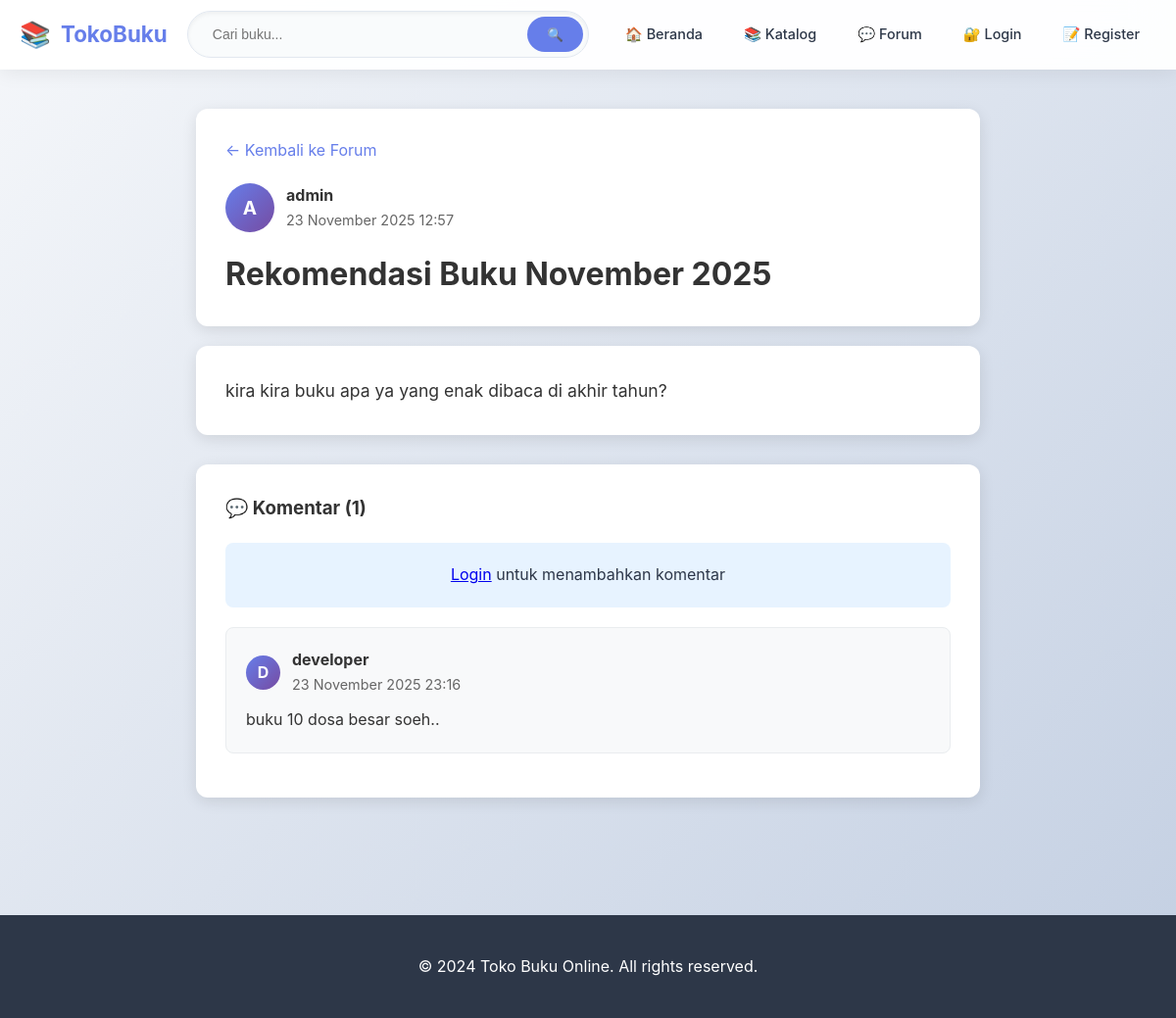
The page /discussion/1 on the database its author committed.
### bookstore/app.py (models this page shows)
class User(db.Model):
    id = db.Column(db.Integer, primary_key=True)
    username = db.Column(db.String(80), unique=True, nullable=False)
    email = db.Column(db.String(120), unique=True, nullable=False)
    password = db.Column(db.String(200), nullable=False)
    created_at = db.Column(db.DateTime, default=datetime.utcnow)
    is_admin = db.Column(db.Boolean, default=False)

class Discussion(db.Model):
    id = db.Column(db.Integer, primary_key=True)
    user_id = db.Column(db.Integer, db.ForeignKey('user.id'), nullable=False)
    title = db.Column(db.String(200), nullable=False)
    content = db.Column(db.Text, nullable=False)
    created_at = db.Column(db.DateTime, default=datetime.utcnow)
    updated_at = db.Column(db.DateTime, default=datetime.utcnow, onupdate=datetime.utcnow)
    is_public = db.Column(db.Boolean, default=True)
    user = db.relationship('User', backref='discussions')
    comments = db.relationship('DiscussionComment', backref='discussion', lazy=True, cascade='all, delete-orphan')
    likes = db.relationship('DiscussionLike', backref='discussion', lazy=True, cascade='all, delete-orphan')

class DiscussionComment(db.Model):
    id = db.Column(db.Integer, primary_key=True)
    user_id = db.Column(db.Integer, db.ForeignKey('user.id'), nullable=False)
    discussion_id = db.Column(db.Integer, db.ForeignKey('discussion.id'), nullable=False)
    content = db.Column(db.Text, nullable=False)
    created_at = db.Column(db.DateTime, default=datetime.utcnow)
    updated_at = db.Column(db.DateTime, default=datetime.utcnow, onupdate=datetime.utcnow)
    user = db.relationship('User', backref='discussion_comments')
    likes = db.relationship('CommentLike', backref='comment', lazy=True, cascade='all, delete-orphan')

### bookstore/app.py (the view)
@app.route('/discussion/<int:discussion_id>')
def discussion_detail(discussion_id):
    discussion = Discussion.query.get_or_404(discussion_id)
    if not discussion.is_public and discussion.user_id != session.get('user_id'):
        flash('Diskusi ini bersifat private!', 'error')
        return redirect(url_for('discussion_forum'))
    comments = DiscussionComment.query.filter_by(discussion_id=discussion_id).order_by(DiscussionComment.created_at.asc()).all()
    user_liked = False
    if 'user_id' in session:
        user_liked = DiscussionLike.query.filter_by(
            user_id=session['user_id'],
            discussion_id=discussion_id
        ).first() is not None
    return render_template('discussion/detail.html',
                         discussion=discussion,
                         comments=comments,
                         user_liked=user_liked)

### bookstore/templates/discussion/detail.html (shortened to what this page needs)
{% extends "base.html" %}
{% block content %}
<div class="container">
    <div class="discussion-detail">
        <div class="discussion-header">
            <a href="{{ url_for('discussion_forum') }}" class="back-link">← Kembali ke Forum</a>
            <div class="discussion-meta">
                <div class="user-info">
                    <div class="user-avatar">
                        {{ discussion.user.username[0]|upper }}
                    </div>
                    <div class="user-details">
                        <strong>{{ discussion.user.username }}</strong>
                        <span class="post-time">{{ discussion.created_at.strftime('%d %B %Y %H:%M') }}</span>
                    </div>
                </div>
            </div>
            <h1>{{ discussion.title }}</h1>
        </div>
        <div class="discussion-content">
            <div class="content-body">
                {{ discussion.content|replace('\n', '<br>')|safe }}
            </div>
        </div>
        <div class="comments-section">
            <h3>💬 Komentar ({{ comments|length }})</h3>
            {% if session.get('user_id') %}
            <div class="comment-form">
                <form method="POST" action="{{ url_for('add_comment', discussion_id=discussion.id) }}">
                    <div class="form-group">
                        <textarea class="form-control" name="content" rows="4"
                                  placeholder="Tulis komentar Anda..." required></textarea>
                    </div>
                    <button type="submit" class="btn btn-primary">Kirim Komentar</button>
                </form>
            </div>
            {% else %}
            <div class="login-prompt">
                <a href="{{ url_for('login') }}">Login</a> untuk menambahkan komentar
            </div>
            {% endif %}
            <div class="comments-list">
                {% for comment in comments %}
                <div class="comment-card" data-comment-id="{{ comment.id }}">
                    <div class="comment-header">
                        <div class="user-info">
                            <div class="user-avatar small">
                                {{ comment.user.username[0]|upper }}
                            </div>
                            <div class="user-details">
                                <strong>{{ comment.user.username }}</strong>
                                <span class="comment-time">{{ comment.created_at.strftime('%d %B %Y %H:%M') }}</span>
                            </div>
                        </div>
                    </div>
                    <div class="comment-content">
                        {{ comment.content|replace('\n', '<br>')|safe }}
                    </div>
                </div>
                {% else %}
                <div class="no-comments">
                    <p>Belum ada komentar. Jadilah yang pertama berkomentar!</p>
                </div>
                {% endfor %}
            </div>
        </div>
    </div>
</div>
{% endblock %}

### bookstore/static/css/style.css (style rules this page uses)
:root { --primary: #667eea; --primary-light: #8a9ef5; --primary-dark: #5a6fd8; --secondary: #764ba2; --accent: #f093fb; --success: #4CAF50; --warning: #FF9800; --error: #f44336; --text: #2d3748; --text-light: #718096; --bg: #f7fafc; --bg-card: #ffffff; --border: #e2e8f0; --shadow: 0 4px 6px -1px rgba(0, 0, 0, 0.1), 0 2px 4px -1px rgba(0, 0, 0, 0.06); --shadow-hover: 0 10px 15px -3px rgba(0, 0, 0, 0.1), 0 4px 6px -2px rgba(0, 0, 0, 0.05); }
* { margin: 0; padding: 0; box-sizing: border-box; }
body { font-family: 'Inter', 'Segoe UI', system-ui, -apple-system, sans-serif; line-height: 1.6; color: var(--text); background: linear-gradient(135deg, #f5f7fa 0%, #c3cfe2 100%); min-height: 100vh; }
.container { max-width: 1200px; margin: 0 auto; padding: 0 20px; }

### bookstore/templates/discussion/detail.html (style rules this page uses)
.discussion-detail { max-width: 800px; margin: 0 auto; }
.back-link { color: #667eea; text-decoration: none; margin-bottom: 20px; display: inline-block; }
.discussion-header { background: white; padding: 30px; border-radius: 12px; box-shadow: 0 4px 15px rgba(0,0,0,0.1); margin-bottom: 20px; }
.discussion-meta { display: flex; justify-content: space-between; align-items: center; margin-bottom: 20px; }
.user-info { display: flex; align-items: center; gap: 12px; }
.user-avatar { width: 50px; height: 50px; background: linear-gradient(135deg, #667eea 0%, #764ba2 100%); color: white; border-radius: 50%; display: flex; align-items: center; justify-content: center; font-weight: bold; font-size: 1.2rem; }
.user-avatar.small { width: 35px; height: 35px; font-size: 1rem; }
.user-details strong { display: block; color: #333; }
.post-time, .comment-time { color: #666; font-size: 0.9rem; }
.discussion-header h1 { margin: 0; color: #333; line-height: 1.4; }
.discussion-content { background: white; padding: 30px; border-radius: 12px; box-shadow: 0 4px 15px rgba(0,0,0,0.1); margin-bottom: 30px; }
.content-body { line-height: 1.8; color: #333; font-size: 1.1rem; }
.comments-section { background: white; padding: 30px; border-radius: 12px; box-shadow: 0 4px 15px rgba(0,0,0,0.1); }
.comments-section h3 { margin-bottom: 20px; color: #333; }
.comments-list { space-y: 15px; }
.comment-card { padding: 20px; border: 1px solid #e9ecef; border-radius: 8px; margin-bottom: 15px; background: #f8f9fa; }
.comment-header { display: flex; justify-content: space-between; align-items: center; margin-bottom: 10px; }
.comment-content { line-height: 1.6; color: #333; }
.login-prompt { text-align: center; padding: 20px; background: #e7f3ff; border-radius: 8px; margin-bottom: 20px; }

### rows shown on the page
User: user "A", user.username "admin"
Discussion: created_at "23 November 2025 12:57", title "Rekomendasi Buku November 2025", content "kira kira buku apa ya yang enak dibaca di akhir tahun?"
DiscussionComment: user "D", user.username "developer", created_at "23 November 2025 23:16", content "buku 10 dosa besar soeh.."

### other values the page prints
{{ comments|length }} "1"
